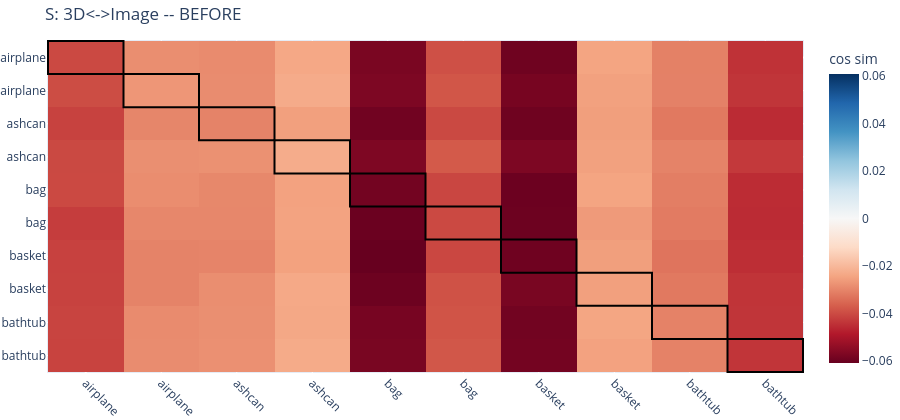
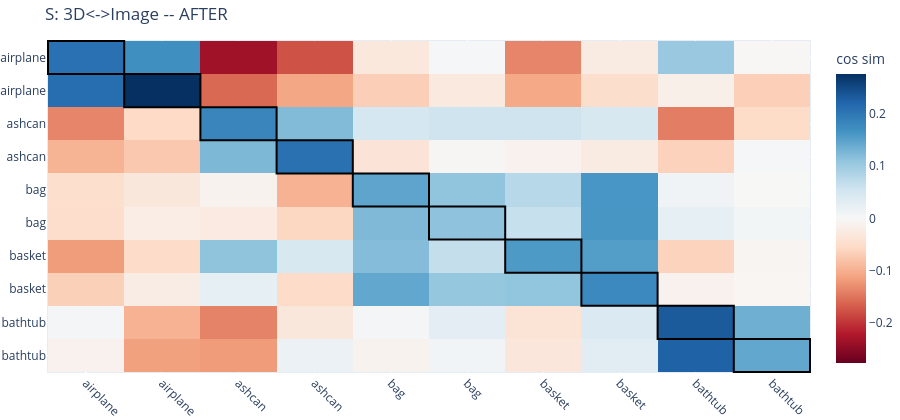
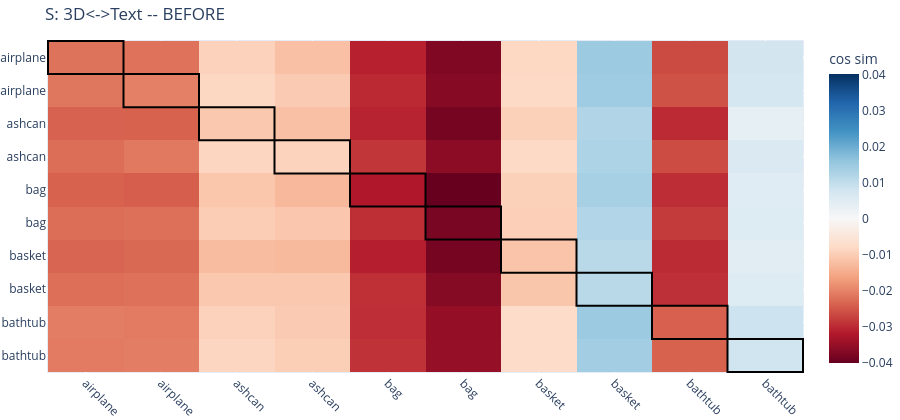
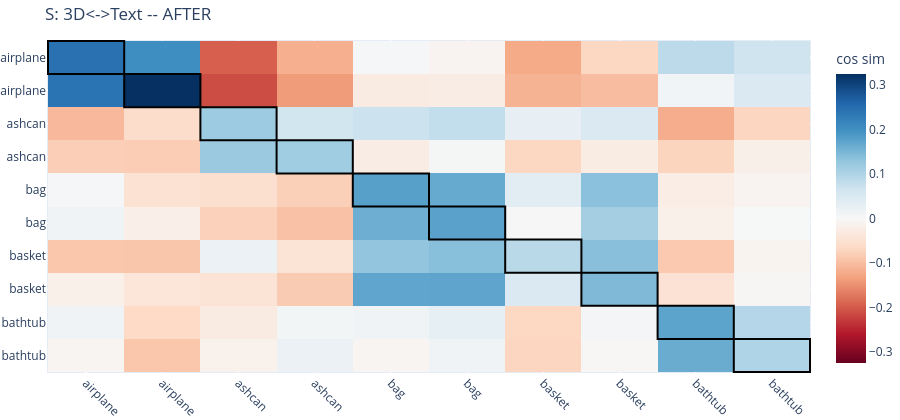

The cell these charts' notebook holds for them, in order:
### Markdown cell above
## 11. Before vs. After Contrastive Learning

We now recompute the **exact same** similarity matrices and joint-embedding PCA plot
from Sections 7-8, using the identical objects and the identical subsampled points,
but with the **now-trained** 3D encoder. The claim we're testing is:

> Before alignment: $\cos\theta(a,+) \approx \cos\theta(a,-) \approx 0$ - a random encoder
> cannot tell its positive from a negative, so which one "wins" is a coin flip.
> After alignment: $\cos\theta(a,+) > \cos\theta(a,-)$, by a clear margin.

**What to look for:** in the AFTER matrices the diagonal should light up relative to
the off-diagonal. In the printed numbers, the *gap* between mean diagonal and mean
off-diagonal similarity is the thing that matters - absolute values stay modest because
CLIP embeddings of different objects are never orthogonal.

**Caveat, stated honestly:** these objects were also in the training set. What we see
here is that the loss did its job - the encoder *fit* the alignment - not yet evidence
that it generalizes to unseen objects (that needs a held-out split and a much larger
training run).

### Code cell
model.eval()
with torch.no_grad():
    z3d8_after = F.normalize(model(batch8["xyz"], batch8["features"]), dim=1).numpy()

sim_img8_after = z3d8_after @ zimg8.T
sim_txt8_after = z3d8_after @ ztxt8.T

fig_b1 = viz.plot_similarity_matrix(sim_img8, cats8, cats8, title="S: 3D<->Image -- BEFORE")
fig_a1 = viz.plot_similarity_matrix(sim_img8_after, cats8, cats8, title="S: 3D<->Image -- AFTER")
fig_b1.show(); fig_a1.show()

fig_b2 = viz.plot_similarity_matrix(sim_txt8, cats8, cats8, title="S: 3D<->Text -- BEFORE")
fig_a2 = viz.plot_similarity_matrix(sim_txt8_after, cats8, cats8, title="S: 3D<->Text -- AFTER")
fig_b2.show(); fig_a2.show()

diag_before = np.diag(sim_img8)
offdiag_before = sim_img8[~np.eye(len(sim_img8), dtype=bool)]
diag_after = np.diag(sim_img8_after)
offdiag_after = sim_img8_after[~np.eye(len(sim_img8_after), dtype=bool)]
print(f"3D<->Image  mean diagonal similarity:      before={diag_before.mean():.3f}  after={diag_after.mean():.3f}")
print(f"3D<->Image  mean off-diagonal similarity:   before={offdiag_before.mean():.3f}  after={offdiag_after.mean():.3f}")

### Figure 1 — Plotly figure (JSON) as saved in the notebook; plotly's stock layout.template omitted (floating-point values rounded to 4 significant figures)
{"data": [{"colorbar": {"title": {"text": "cos sim"}}, "colorscale": [[0, "rgb(103,0,31)"], [0.1, "rgb(178,24,43)"], [0.2, "rgb(214,96,77)"], [0.3, "rgb(244,165,130)"], [0.4, "rgb(253,219,199)"], [0.5, "rgb(247,247,247)"], [0.6, "rgb(209,229,240)"], [0.7, "rgb(146,197,222)"], [0.8, "rgb(67,147,195)"], [0.9, "rgb(33,102,172)"], [1, "rgb(5,48,97)"]], "type": "heatmap", "x": [0, 1, 2, 3, 4, 5, 6, 7, 8, 9], "y": [0, 1, 2, 3, 4, 5, 6, 7, 8, 9], "z": [[-0.04028, -0.02841, -0.02891, -0.02353, -0.05766, -0.03911, -0.05941, -0.02425, -0.03065, -0.04432], [-0.03976, -0.02694, -0.02869, -0.02294, -0.0572, -0.03808, -0.05826, -0.02495, -0.0306, -0.04379], [-0.04159, -0.02986, -0.03024, -0.02518, -0.05918, -0.04037, -0.05944, -0.0254, -0.03214, -0.04547], [-0.04037, -0.02826, -0.0279, -0.02268, -0.05705, -0.03741, -0.05721, -0.0251, -0.03035, -0.04297], [-0.0403, -0.02856, -0.02949, -0.02489, -0.05877, -0.04081, -0.06005, -0.02434, -0.03121, -0.04529], [-0.04232, -0.02963, -0.02952, -0.02461, -0.06021, -0.0403, -0.05984, -0.02624, -0.03169, -0.04544], [-0.04162, -0.03029, -0.03006, -0.0249, -0.06078, -0.04069, -0.05954, -0.02536, -0.0329, -0.04497], [-0.04151, -0.03036, -0.02843, -0.02346, -0.05984, -0.03883, -0.05783, -0.0252, -0.03201, -0.04382], [-0.04113, -0.02881, -0.02825, -0.02368, -0.05816, -0.03856, -0.05897, -0.02406, -0.03049, -0.04379], [-0.04136, -0.02871, -0.02802, -0.02301, -0.0578, -0.03803, -0.05869, -0.02481, -0.03051, -0.04373]], "zmid": 0}], "layout": {"height": 420, "margin": {"b": 0, "l": 0, "r": 0, "t": 40}, "shapes": [{"line": {"color": "black", "width": 2}, "type": "rect", "x0": -0.5, "x1": 0.5, "y0": -0.5, "y1": 0.5}, {"line": {"color": "black", "width": 2}, "type": "rect", "x0": 0.5, "x1": 1.5, "y0": 0.5, "y1": 1.5}, {"line": {"color": "black", "width": 2}, "type": "rect", "x0": 1.5, "x1": 2.5, "y0": 1.5, "y1": 2.5}, {"line": {"color": "black", "width": 2}, "type": "rect", "x0": 2.5, "x1": 3.5, "y0": 2.5, "y1": 3.5}, {"line": {"color": "black", "width": 2}, "type": "rect", "x0": 3.5, "x1": 4.5, "y0": 3.5, "y1": 4.5}, {"line": {"color": "black", "width": 2}, "type": "rect", "x0": 4.5, "x1": 5.5, "y0": 4.5, "y1": 5.5}, {"line": {"color": "black", "width": 2}, "type": "rect", "x0": 5.5, "x1": 6.5, "y0": 5.5, "y1": 6.5}, {"line": {"color": "black", "width": 2}, "type": "rect", "x0": 6.5, "x1": 7.5, "y0": 6.5, "y1": 7.5}, {"line": {"color": "black", "width": 2}, "type": "rect", "x0": 7.5, "x1": 8.5, "y0": 7.5, "y1": 8.5}, {"line": {"color": "black", "width": 2}, "type": "rect", "x0": 8.5, "x1": 9.5, "y0": 8.5, "y1": 9.5}], "title": {"text": "S: 3D<->Image -- BEFORE"}, "xaxis": {"tickangle": 45, "tickmode": "array", "ticktext": ["airplane", "airplane", "ashcan", "ashcan", "bag", "bag", "basket", "basket", "bathtub", "bathtub"], "tickvals": [0, 1, 2, 3, 4, 5, 6, 7, 8, 9]}, "yaxis": {"autorange": "reversed", "tickmode": "array", "ticktext": ["airplane", "airplane", "ashcan", "ashcan", "bag", "bag", "basket", "basket", "bathtub", "bathtub"], "tickvals": [0, 1, 2, 3, 4, 5, 6, 7, 8, 9]}}}

### Figure 2 — Plotly figure (JSON) as saved in the notebook; plotly's stock layout.template omitted (floating-point values rounded to 4 significant figures)
{"data": [{"colorbar": {"title": {"text": "cos sim"}}, "colorscale": [[0, "rgb(103,0,31)"], [0.1, "rgb(178,24,43)"], [0.2, "rgb(214,96,77)"], [0.3, "rgb(244,165,130)"], [0.4, "rgb(253,219,199)"], [0.5, "rgb(247,247,247)"], [0.6, "rgb(209,229,240)"], [0.7, "rgb(146,197,222)"], [0.8, "rgb(67,147,195)"], [0.9, "rgb(33,102,172)"], [1, "rgb(5,48,97)"]], "type": "heatmap", "x": [0, 1, 2, 3, 4, 5, 6, 7, 8, 9], "y": [0, 1, 2, 3, 4, 5, 6, 7, 8, 9], "z": [[0.2079, 0.1703, -0.2351, -0.1766, -0.02977, 0.003827, -0.136, -0.0246, 0.1049, -0.002921], [0.2118, 0.2766, -0.1589, -0.1084, -0.06776, -0.02714, -0.1065, -0.04923, -0.01664, -0.06747], [-0.1366, -0.05536, 0.1829, 0.1221, 0.0498, 0.05643, 0.05649, 0.04507, -0.1426, -0.05409], [-0.09561, -0.07474, 0.1252, 0.2073, -0.03679, -0.004214, -0.01205, -0.02456, -0.06426, 0.002999], [-0.04821, -0.03185, -0.01057, -0.09766, 0.1471, 0.1112, 0.07796, 0.1622, 0.01228, -0.0008675], [-0.05105, -0.01939, -0.02572, -0.05912, 0.1242, 0.1135, 0.06476, 0.1631, 0.02481, 0.007211], [-0.1174, -0.05359, 0.1122, 0.04525, 0.1207, 0.0666, 0.1585, 0.1545, -0.06263, -0.006377], [-0.06677, -0.02175, 0.02507, -0.05156, 0.1441, 0.1077, 0.1108, 0.1783, -0.01145, -0.004799], [0.005648, -0.09712, -0.1383, -0.03173, 0.005548, 0.02968, -0.0393, 0.04292, 0.2328, 0.1354], [-0.01123, -0.1139, -0.1181, 0.01756, -0.009519, 0.01051, -0.03281, 0.03209, 0.2257, 0.1441]], "zmid": 0}], "layout": {"height": 420, "margin": {"b": 0, "l": 0, "r": 0, "t": 40}, "shapes": [{"line": {"color": "black", "width": 2}, "type": "rect", "x0": -0.5, "x1": 0.5, "y0": -0.5, "y1": 0.5}, {"line": {"color": "black", "width": 2}, "type": "rect", "x0": 0.5, "x1": 1.5, "y0": 0.5, "y1": 1.5}, {"line": {"color": "black", "width": 2}, "type": "rect", "x0": 1.5, "x1": 2.5, "y0": 1.5, "y1": 2.5}, {"line": {"color": "black", "width": 2}, "type": "rect", "x0": 2.5, "x1": 3.5, "y0": 2.5, "y1": 3.5}, {"line": {"color": "black", "width": 2}, "type": "rect", "x0": 3.5, "x1": 4.5, "y0": 3.5, "y1": 4.5}, {"line": {"color": "black", "width": 2}, "type": "rect", "x0": 4.5, "x1": 5.5, "y0": 4.5, "y1": 5.5}, {"line": {"color": "black", "width": 2}, "type": "rect", "x0": 5.5, "x1": 6.5, "y0": 5.5, "y1": 6.5}, {"line": {"color": "black", "width": 2}, "type": "rect", "x0": 6.5, "x1": 7.5, "y0": 6.5, "y1": 7.5}, {"line": {"color": "black", "width": 2}, "type": "rect", "x0": 7.5, "x1": 8.5, "y0": 7.5, "y1": 8.5}, {"line": {"color": "black", "width": 2}, "type": "rect", "x0": 8.5, "x1": 9.5, "y0": 8.5, "y1": 9.5}], "title": {"text": "S: 3D<->Image -- AFTER"}, "xaxis": {"tickangle": 45, "tickmode": "array", "ticktext": ["airplane", "airplane", "ashcan", "ashcan", "bag", "bag", "basket", "basket", "bathtub", "bathtub"], "tickvals": [0, 1, 2, 3, 4, 5, 6, 7, 8, 9]}, "yaxis": {"autorange": "reversed", "tickmode": "array", "ticktext": ["airplane", "airplane", "ashcan", "ashcan", "bag", "bag", "basket", "basket", "bathtub", "bathtub"], "tickvals": [0, 1, 2, 3, 4, 5, 6, 7, 8, 9]}}}

### Figure 3 — Plotly figure (JSON) as saved in the notebook; plotly's stock layout.template omitted (floating-point values rounded to 4 significant figures)
{"data": [{"colorbar": {"title": {"text": "cos sim"}}, "colorscale": [[0, "rgb(103,0,31)"], [0.1, "rgb(178,24,43)"], [0.2, "rgb(214,96,77)"], [0.3, "rgb(244,165,130)"], [0.4, "rgb(253,219,199)"], [0.5, "rgb(247,247,247)"], [0.6, "rgb(209,229,240)"], [0.7, "rgb(146,197,222)"], [0.8, "rgb(67,147,195)"], [0.9, "rgb(33,102,172)"], [1, "rgb(5,48,97)"]], "type": "heatmap", "x": [0, 1, 2, 3, 4, 5, 6, 7, 8, 9], "y": [0, 1, 2, 3, 4, 5, 6, 7, 8, 9], "z": [[-0.02186, -0.02204, -0.009337, -0.01202, -0.03121, -0.0373, -0.008382, 0.01487, -0.02642, 0.007617], [-0.02156, -0.02032, -0.008533, -0.01047, -0.03013, -0.03682, -0.008238, 0.01436, -0.02569, 0.00725], [-0.0238, -0.02372, -0.01092, -0.01201, -0.03091, -0.03847, -0.009579, 0.01206, -0.02997, 0.003495], [-0.02244, -0.02112, -0.008718, -0.00908, -0.02878, -0.03603, -0.008232, 0.01263, -0.02634, 0.006094], [-0.02389, -0.02434, -0.011, -0.01316, -0.03232, -0.04013, -0.009521, 0.01341, -0.02972, 0.004872], [-0.02251, -0.02226, -0.01017, -0.01096, -0.02968, -0.0382, -0.009796, 0.012, -0.02815, 0.005424], [-0.02349, -0.02305, -0.01255, -0.01295, -0.03144, -0.03849, -0.01139, 0.01112, -0.02999, 0.004558], [-0.02228, -0.0221, -0.01092, -0.01085, -0.02953, -0.03687, -0.01132, 0.01108, -0.02938, 0.005418], [-0.02069, -0.02097, -0.009333, -0.01047, -0.02962, -0.03536, -0.007679, 0.01486, -0.02392, 0.008592], [-0.0209, -0.02056, -0.008831, -0.00996, -0.02918, -0.03516, -0.007627, 0.01396, -0.0239, 0.008005]], "zmid": 0}], "layout": {"height": 420, "margin": {"b": 0, "l": 0, "r": 0, "t": 40}, "shapes": [{"line": {"color": "black", "width": 2}, "type": "rect", "x0": -0.5, "x1": 0.5, "y0": -0.5, "y1": 0.5}, {"line": {"color": "black", "width": 2}, "type": "rect", "x0": 0.5, "x1": 1.5, "y0": 0.5, "y1": 1.5}, {"line": {"color": "black", "width": 2}, "type": "rect", "x0": 1.5, "x1": 2.5, "y0": 1.5, "y1": 2.5}, {"line": {"color": "black", "width": 2}, "type": "rect", "x0": 2.5, "x1": 3.5, "y0": 2.5, "y1": 3.5}, {"line": {"color": "black", "width": 2}, "type": "rect", "x0": 3.5, "x1": 4.5, "y0": 3.5, "y1": 4.5}, {"line": {"color": "black", "width": 2}, "type": "rect", "x0": 4.5, "x1": 5.5, "y0": 4.5, "y1": 5.5}, {"line": {"color": "black", "width": 2}, "type": "rect", "x0": 5.5, "x1": 6.5, "y0": 5.5, "y1": 6.5}, {"line": {"color": "black", "width": 2}, "type": "rect", "x0": 6.5, "x1": 7.5, "y0": 6.5, "y1": 7.5}, {"line": {"color": "black", "width": 2}, "type": "rect", "x0": 7.5, "x1": 8.5, "y0": 7.5, "y1": 8.5}, {"line": {"color": "black", "width": 2}, "type": "rect", "x0": 8.5, "x1": 9.5, "y0": 8.5, "y1": 9.5}], "title": {"text": "S: 3D<->Text -- BEFORE"}, "xaxis": {"tickangle": 45, "tickmode": "array", "ticktext": ["airplane", "airplane", "ashcan", "ashcan", "bag", "bag", "basket", "basket", "bathtub", "bathtub"], "tickvals": [0, 1, 2, 3, 4, 5, 6, 7, 8, 9]}, "yaxis": {"autorange": "reversed", "tickmode": "array", "ticktext": ["airplane", "airplane", "ashcan", "ashcan", "bag", "bag", "basket", "basket", "bathtub", "bathtub"], "tickvals": [0, 1, 2, 3, 4, 5, 6, 7, 8, 9]}}}

### Figure 4 — Plotly figure (JSON) as saved in the notebook; plotly's stock layout.template omitted (floating-point values rounded to 4 significant figures)
{"data": [{"colorbar": {"title": {"text": "cos sim"}}, "colorscale": [[0, "rgb(103,0,31)"], [0.1, "rgb(178,24,43)"], [0.2, "rgb(214,96,77)"], [0.3, "rgb(244,165,130)"], [0.4, "rgb(253,219,199)"], [0.5, "rgb(247,247,247)"], [0.6, "rgb(209,229,240)"], [0.7, "rgb(146,197,222)"], [0.8, "rgb(67,147,195)"], [0.9, "rgb(33,102,172)"], [1, "rgb(5,48,97)"]], "type": "heatmap", "x": [0, 1, 2, 3, 4, 5, 6, 7, 8, 9], "y": [0, 1, 2, 3, 4, 5, 6, 7, 8, 9], "z": [[0.2447, 0.2016, -0.1953, -0.118, 0.003044, -0.009385, -0.1244, -0.06948, 0.08675, 0.06625], [0.24, 0.3248, -0.2121, -0.1391, -0.02785, -0.02535, -0.1131, -0.1009, 0.009604, 0.04752], [-0.1067, -0.05931, 0.1181, 0.06304, 0.06965, 0.08047, 0.02707, 0.0489, -0.1199, -0.07073], [-0.07991, -0.08196, 0.122, 0.1145, -0.02531, 0.005409, -0.0701, -0.02657, -0.07211, -0.01922], [0.003503, -0.04811, -0.05345, -0.07835, 0.1786, 0.165, 0.03735, 0.1354, -0.02435, -0.008495], [0.01283, -0.02004, -0.07645, -0.09578, 0.1598, 0.176, 0.002266, 0.1108, -0.01705, 0.0009687], [-0.09017, -0.09076, 0.02082, -0.04568, 0.1286, 0.1381, 0.08935, 0.1372, -0.08693, -0.01036], [-0.01702, -0.04034, -0.04501, -0.08375, 0.1715, 0.1724, 0.04772, 0.1459, -0.04803, -0.005347], [0.01449, -0.06434, -0.02808, 0.007862, 0.01426, 0.03044, -0.06743, 0.006941, 0.1732, 0.09458], [-0.007092, -0.08994, -0.01436, 0.02032, -0.008021, 0.01404, -0.07103, -0.003143, 0.1628, 0.09909]], "zmid": 0}], "layout": {"height": 420, "margin": {"b": 0, "l": 0, "r": 0, "t": 40}, "shapes": [{"line": {"color": "black", "width": 2}, "type": "rect", "x0": -0.5, "x1": 0.5, "y0": -0.5, "y1": 0.5}, {"line": {"color": "black", "width": 2}, "type": "rect", "x0": 0.5, "x1": 1.5, "y0": 0.5, "y1": 1.5}, {"line": {"color": "black", "width": 2}, "type": "rect", "x0": 1.5, "x1": 2.5, "y0": 1.5, "y1": 2.5}, {"line": {"color": "black", "width": 2}, "type": "rect", "x0": 2.5, "x1": 3.5, "y0": 2.5, "y1": 3.5}, {"line": {"color": "black", "width": 2}, "type": "rect", "x0": 3.5, "x1": 4.5, "y0": 3.5, "y1": 4.5}, {"line": {"color": "black", "width": 2}, "type": "rect", "x0": 4.5, "x1": 5.5, "y0": 4.5, "y1": 5.5}, {"line": {"color": "black", "width": 2}, "type": "rect", "x0": 5.5, "x1": 6.5, "y0": 5.5, "y1": 6.5}, {"line": {"color": "black", "width": 2}, "type": "rect", "x0": 6.5, "x1": 7.5, "y0": 6.5, "y1": 7.5}, {"line": {"color": "black", "width": 2}, "type": "rect", "x0": 7.5, "x1": 8.5, "y0": 7.5, "y1": 8.5}, {"line": {"color": "black", "width": 2}, "type": "rect", "x0": 8.5, "x1": 9.5, "y0": 8.5, "y1": 9.5}], "title": {"text": "S: 3D<->Text -- AFTER"}, "xaxis": {"tickangle": 45, "tickmode": "array", "ticktext": ["airplane", "airplane", "ashcan", "ashcan", "bag", "bag", "basket", "basket", "bathtub", "bathtub"], "tickvals": [0, 1, 2, 3, 4, 5, 6, 7, 8, 9]}, "yaxis": {"autorange": "reversed", "tickmode": "array", "ticktext": ["airplane", "airplane", "ashcan", "ashcan", "bag", "bag", "basket", "basket", "bathtub", "bathtub"], "tickvals": [0, 1, 2, 3, 4, 5, 6, 7, 8, 9]}}}
